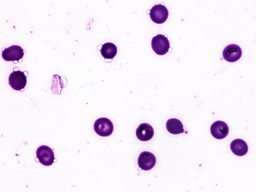
#> input picture hw3/data/connected_component/input1.png, 256 x 192 px, shrunk from 1600 x 1200 before the run; its folder holds only this picture in this run
$ python connected_component.py
#> lines starting #> are read from the running program, lines starting #| are printed output that depends on the picture; after the words box and inside, x2 and y2 are one past the last pixel; in counts of white or black regions, pixels touching at a corner belong together
#> in main, img is the input picture: shape (192, 256, 3); mean B, G, R 242.5, 231.1, 239.8
### hw3/dsu.py
class DSU:
    def __init__(self, n: int):
        self.parent = list(range(n))
        self.rank = [0] * n

    def find(self, u: int) -> int:
        if self.parent[u] != u:
            self.parent[u] = self.find(self.parent[u])
        return self.parent[u]

    def union(self, u: int, v: int) -> None:
        pu, pv = self.find(u), self.find(v)
        if pu == pv:
            return
        if self.rank[pu] < self.rank[pv]:
            pu, pv = pv, pu
        self.parent[pv] = pu
        if self.rank[pu] == self.rank[pv]:
            self.rank[pu] += 1
        return

    def same(self, u: int, v: int) -> bool:
        return self.find(u) == self.find(v)

### hw3/connected_component.py
import cv2
import numpy as np
import os
from dsu import DSU
from tqdm import trange


def get_label_color(label):
    if label == 0:
        return (0, 0, 0)
    np.random.seed(label)
    return tuple(np.random.randint(0, 255, 3))


"""
Binary transfer
"""


def to_binary(img):
    ret = cv2.cvtColor(img, cv2.COLOR_BGR2GRAY)
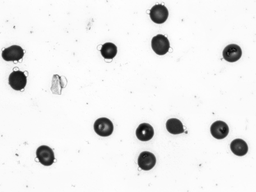
#> ret: shape (192, 256); min 7, max 255, mean 234.9
    # use otsu's method to find the best threshold
    thresh, ret = cv2.threshold(ret, 0, 255, cv2.THRESH_BINARY + cv2.THRESH_OTSU)
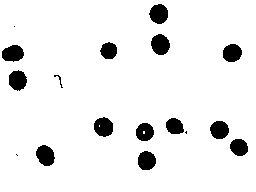
#> ret: shape (192, 256); 92.8% white; 17 black regions (3 under 20 px), largest, box (x1, y1, x2, y2) and area: (151, 34, 170, 55) 304, (36, 145, 55, 166) 295, (94, 117, 113, 137) 294
#> thresh = 154
    ret = cv2.bitwise_not(ret)
    print(f"Threshold: {thresh}")
#| Threshold: 154.0
    print(f"Binary image shape: {ret.shape}")
#| Binary image shape: (192, 256)
    return ret


"""
Two-pass algorithm
"""


def two_pass(img, connectivity):
    m, n = img.shape
    dsu = DSU(m * n)
    ret = np.zeros((m, n), dtype=np.uint32)
    for i in trange(m):
        for j in range(n):
            if img[i][j] == 0:
                continue
            if connectivity == 4:
                if i > 0 and img[i - 1][j] == 255:
                    dsu.union(i * n + j, (i - 1) * n + j)
                if j > 0 and img[i][j - 1] == 255:
                    dsu.union(i * n + j, i * n + j - 1)
            elif connectivity == 8:
                if i > 0 and j > 0 and img[i - 1][j - 1] == 255:
                    dsu.union(i * n + j, (i - 1) * n + j - 1)
                if i > 0 and img[i - 1][j] == 255:
                    dsu.union(i * n + j, (i - 1) * n + j)
                if i > 0 and j < n - 1 and img[i - 1][j + 1] == 255:
                    dsu.union(i * n + j, (i - 1) * n + j + 1)
                if j > 0 and img[i][j - 1] == 255:
                    dsu.union(i * n + j, i * n + j - 1)
            else:
                raise ValueError("Connectivity should be 4 or 8")

    for i in range(m):
        for j in range(n):
            if img[i][j] == 0:
                continue
            root = dsu.find(i * n + j)
            assert root != 0
            ret[i][j] = root
    return ret


"""
Seed filling algorithm
"""


def seed_filling(img, connectivity):
    m, n = img.shape
    ret = np.zeros((m, n), dtype=np.uint32)
    label = 0
    for i in trange(m):
        for j in range(n):
            if img[i][j] == 0:
                continue
            if ret[i][j] == 0:
                label += 1
                ret[i][j] = label
                stack = [(i, j)]
                while stack:
                    x, y = stack.pop()
                    if connectivity == 4:
                        for dx, dy in [(1, 0), (-1, 0), (0, 1), (0, -1)]:
                            nx, ny = x + dx, y + dy
                            if nx < 0 or nx >= m or ny < 0 or ny >= n:
                                continue
                            if img[nx][ny] == 0 or ret[nx][ny] != 0:
                                continue
                            ret[nx][ny] = label
                            stack.append((nx, ny))
                    elif connectivity == 8:
                        for dx, dy in [
                            (1, 0),
                            (-1, 0),
                            (0, 1),
                            (0, -1),
                            (1, 1),
                            (-1, 1),
                            (1, -1),
                            (-1, -1),
                        ]:
                            nx, ny = x + dx, y + dy
                            if nx < 0 or nx >= m or ny < 0 or ny >= n:
                                continue
                            if img[nx][ny] == 0 or ret[nx][ny] != 0:
                                continue
                            ret[nx][ny] = label
                            stack.append((nx, ny))
                    else:
                        raise ValueError("Connectivity should be 4 or 8")
    return ret


"""
Bonus
"""


def other_cca_algorithm():
    raise NotImplementedError


"""
Color mapping
"""


def color_mapping(label):
    m, n = label.shape
    ret = np.zeros((m, n, 3), dtype=np.uint8)
    for i in trange(m):
        for j in range(n):
            ret[i][j] = get_label_color(label[i][j])
    return ret


"""
Main function
"""


def main():
    out_dir = "result/connected_component"
    out_dir_two_pass = os.path.join(out_dir, "two_pass")
    out_dir_seed_filling = os.path.join(out_dir, "seed_filling")
    os.makedirs(out_dir_two_pass, exist_ok=True)
    os.makedirs(out_dir_seed_filling, exist_ok=True)
    connectivity_type = [4, 8]

    for i in range(2):
        print(f"Reading image {i+1}")
        img = cv2.imread(f"data/connected_component/input{i+1}.png")

        # Part1: Transfer to binary image
        binary_img = to_binary(img)
        cv2.imwrite(os.path.join(out_dir, f"input{i+1}_binary.png"), binary_img)

        for connectivity in connectivity_type:
            print(f"Connectivity: {connectivity}")

            # Part2: CCA algorithm
            print("Two pass algorithm")
            two_pass_label = two_pass(binary_img, connectivity)
            print("Seed filling algorithm")
            seed_filling_label = seed_filling(binary_img, connectivity)

            # Part3: Color mapping
            print("Coloring two pass label")
            two_pass_color = color_mapping(two_pass_label)
            print("Coloring seed filling label")
            seed_filling_color = color_mapping(seed_filling_label)

            cv2.imwrite(
                os.path.join(out_dir_two_pass, f"input{i+1}_c{connectivity}.png"),
                two_pass_color,
            )
            cv2.imwrite(
                os.path.join(out_dir_seed_filling, f"input{i+1}_c{connectivity}.png"),
                seed_filling_color,
            )
#> this loop made 2 passes
#> pass 1, in main, `two_pass_label = two_pass(binary_img, connectivity)`:
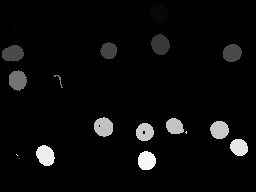
#> two_pass_label: shape (192, 256) uint32; min 0, max 39697, mean 1632.3; drawn with min black and max white
#> pass 1, in main, `seed_filling_label = seed_filling(binary_img, connectivity)`:
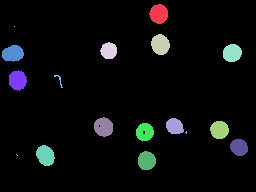
#> seed_filling_label: shape (192, 256) uint32; 19 distinct labels, from 0 to 18; one colour per label, 0 black
#> pass 1, in main, `two_pass_color = color_mapping(two_pass_label)`:
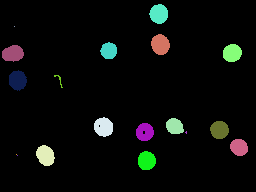
#> two_pass_color: shape (192, 256, 3); mean of channels 0, 1, 2 9.9, 11.7, 9.9; drawn as B, G, R
#> pass 1, in main, `seed_filling_color = color_mapping(seed_filling_label)`:
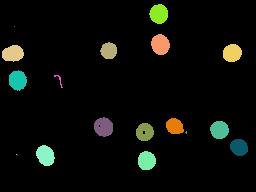
#> seed_filling_color: shape (192, 256, 3); mean of channels 0, 1, 2 8.6, 12.8, 10.6; drawn as B, G, R
#> after the loop: seed_filling_label: shape (192, 256) uint32; 18 distinct labels, from 0 to 17


if __name__ == "__main__":
#> (the run stopped early here; a loop or call above may not have finished)
